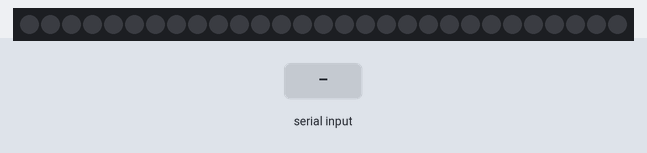
Bench run of a sketch on a simulated Arduino Uno, built with avr-gcc and run on an emulated ATmega328P. On the bench: 29 RGB LEDs in strip order, left to right. The test bench sets the inputs (shaded band). Dim RGB values are drawn brighter than linear; what the sketch prints to the serial monitor is not drawn.

Above: at 4.2 s.
4.3 s: "200p" received over Serial
At 4.46 s:
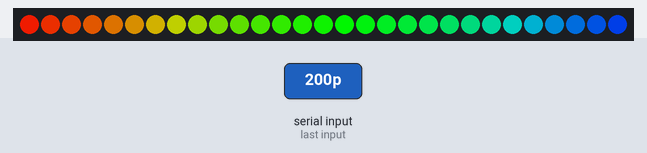
6.7 s: "200p" received over Serial
At 7.16 s:
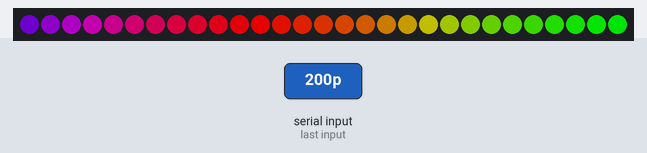
9.1 s: "90,45p" received over Serial
At 9.26 s:
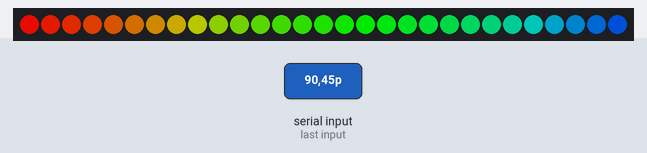
11.0 s: "90p" received over Serial
At 11.16 s:
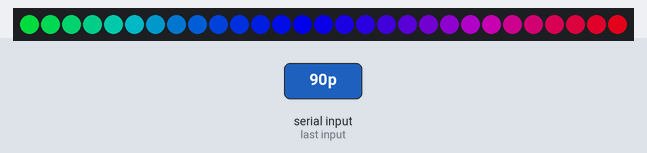
12.9 s: "200p" received over Serial
At 13.36 s:
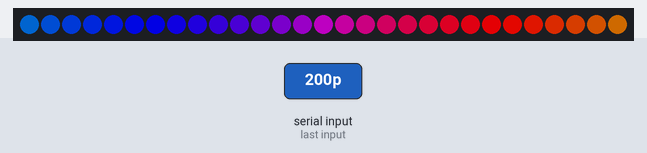
Timing chart, 0 to 15.9 s (numbered marks = the images above; inputs shaded):
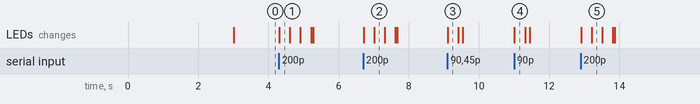

Measured:
- after the input at 4.3 s, the LEDs: change at once (image 1)
- after the input at 6.7 s, the LEDs: first change at once (image 2 shows a later state)
- after the input at 9.1 s, the LEDs: change at once (image 3)
- after the input at 11.0 s, the LEDs: change at once (image 4)
- after the input at 12.9 s, the LEDs: first change at once (image 5 shows a later state)

The sketch:

LET_THERE_BE_LIGHTS.ino
```cpp
#include <Adafruit_NeoPixel.h>

// Arduino Music Visualizer 0.2

// LED LIGHTING SETUP
#define LED_PIN     7
#define LED_TYPE    NEO_GRB + NEO_KHZ800
#define NUM_LEDS    29


Adafruit_NeoPixel pixels(NUM_LEDS, LED_PIN, LED_TYPE);

#define midway 15
int BRIGHTNESS = 90;
#define LED_TYPE    WS2811
#define COLOR_ORDER GRB
#define UPDATES_PER_SECOND 100

// AUDIO INPUT SETUP
int audio = A0;
int mode=9;
// STANDARD VISUALIZER VARIABLES
int loop_max = 0;
int k = 125; // COLOR WHEEL POSITION
int decay = 0; // HOW MANY MS BEFORE ONE LIGHT DECAY
int decay_check = 0;
long pre_react = 0; // NEW SPIKE CONVERSION
long react = 0; // NUMBER OF LEDs BEING LIT
long post_react = 0; // OLD SPIKE CONVERSION
// RAINBOW WAVE SETTINGS
int wheel_speed = 1;
char inChar=' ';

void setup()
{
  // LED LIGHTING SETUP
  delay( 3000 ); // power-up safety delay
  pixels.begin();
  pixels.setBrightness(BRIGHTNESS);

  // CLEAR LEDS
  for (int i = 0; i < NUM_LEDS; i++)
    pixels.setPixelColor(i, pixels.Color(0, 0, 0));

  pixels.show();


  // SERIAL AND INPUT SETUP
  Serial.begin(115200);
  pinMode(audio, INPUT);
  Serial.println("\nListening...");
}

// FUNCTION TO GENERATE COLOR BASED ON VIRTUAL WHEEL
// https://github.com/NeverPlayLegit/Rainbow-Fader-FastLED/blob/master/rainbow.ino
uint32_t Scroll(int pos) {
  uint8_t r, g, b;
  if(pos < 85) {
    g = 0;
    r = ((float)pos / 85.0f) * 255.0f;
    b = 255 - r;
  } else if(pos < 170) {
    g = ((float)(pos - 85) / 85.0f) * 255.0f;
    r = 255 - g;
    b = 0;
  } else if(pos < 256) {
    b = ((float)(pos - 170) / 85.0f) * 255.0f;
    g = 255 - b;
    r = 1;
  }
  return (uint32_t)r << 16 | (uint32_t)g << 8 | (uint32_t)b;
}

// Uncomment the one you want
void rainbow()
{
  BRIGHTNESS=90;
  for(int i = NUM_LEDS - 1; i >= 0; i--) {
    if (i < react)
      pixels.setPixelColor(i, Scroll((i * 256 / 50 + k) % 256));
    else
      pixels.setPixelColor(i, pixels.Color(0, 0, 0));
  }
    pixels.setBrightness(BRIGHTNESS);

  pixels.show();
}
void showl(int r, int g, int b){
  BRIGHTNESS=90;
    for(int i = NUM_LEDS - 1; i >= 0; i--) {
      if (i<react) pixels.setPixelColor(i, pixels.Color(r, g, b));
      else pixels.setPixelColor(i, pixels.Color(0, 0, 0));
}
  pixels.setBrightness(BRIGHTNESS);

pixels.show();}

void mode8(bool var){

for(int i = NUM_LEDS - 1; i >= 0; i--) {
      if (var) pixels.setPixelColor(i, Scroll((i * 256 / 50 + k) % 256));
      else pixels.setPixelColor(i, pixels.Color(255, 255, 255));
  }
  BRIGHTNESS=react*5;
  pixels.setBrightness(BRIGHTNESS);
  pixels.show();

}


void loop(){
  int audio_input = 0;
  if (Serial.available()) {
        String input = Serial.readStringUntil('p');
        if (input.toInt() > 0) {
            int num = input.toInt();
            audio_input = num;
        } else {
            inChar = input[0];
        }
    }

  if (audio_input > 0)
  {
    pre_react = audio_input;

    if (pre_react > react) // ONLY ADJUST LEVEL OF LED IF LEVEL HIGHER THAN CURRENT LEVEL
      react = pre_react;


      if (inChar == 'r')
        mode = 0;
      if (inChar == 'g')
      mode = 1;
      if (inChar == 'b')
        mode = 2;
      if (inChar == 'v')
        mode = 3;
      if (inChar == 'y')
        mode = 4;
      if (inChar == 'w')
        mode = 5;
      if (inChar == 'c')
        mode = 6;
      if (inChar == 'm')
        mode=7;
      if (inChar == 'f')
        mode=8;
      if (inChar == 'l')
        mode=9;
      if (inChar == 'a')
        mode=10;
    }


  switch (mode)
  {
  case 0:
    showl(255,0,0);
    break;
  case 1:
    showl(0,255,0);
    break;
  case 2:
    showl(0,0,255);
    break;
  case 3:
    showl(255,0,255);
    break;
  case 4:
    showl(255,255,0);
    break;
  case 5:
    showl(255,255,255);
    break;
  case 6:
    showl(0,255,255);
    break;
  case 7:
    rainbow();
      break;
  case 8:
      mode8(false);
      break;
  case 9:
      mode8(true);
      break;
  }


  k = k - wheel_speed; // SPEED OF COLOR WHEEL
  if (k < 0) // RESET COLOR WHEEL
    k = 255;

  // REMOVE LEDs
  decay_check++;
  if (decay_check > decay)
  {
    decay_check = 0;
    if (react > 0)
      react--;
  }
  //delay(2);
}
```
